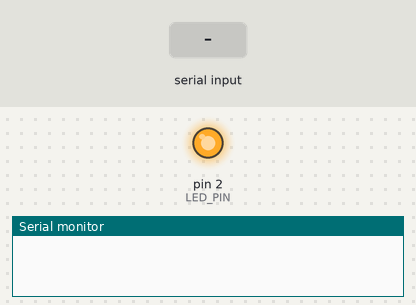
A sketch run on a simulated Arduino Uno, built with avr-gcc and run on an emulated ATmega328P. Parts: output pins drawn as LEDs (lit = HIGH), the last lines printed to the serial monitor. The test bench sets the inputs (shaded band).

Above: at 1.2 s.
1.3 s: "ON\n" received over Serial
At 1.8 s:
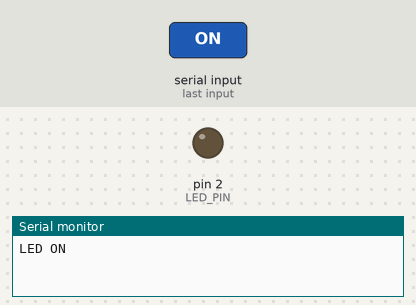
2.8 s: "OFF\n" received over Serial
At 4.1 s:
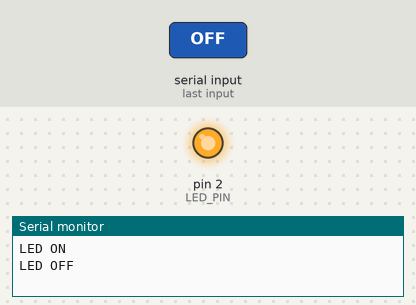
Timing chart, 0 to 5.8 s (numbered marks = the images above; inputs shaded):
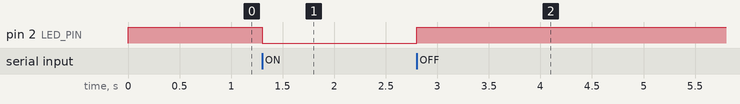

The sketch:

05_gemini_led.ino
```cpp
#define LED_PIN 2

void setup() {
  Serial.begin(115200);
  pinMode(LED_PIN, OUTPUT);

  digitalWrite(LED_PIN, HIGH);
}

void loop() {
  if (Serial.available()) {
    String cmd = Serial.readStringUntil('\n');
    cmd.trim();

    if (cmd == "ON") {
      digitalWrite(LED_PIN, LOW);   // ON
      Serial.println("LED ON");
    }
    else if (cmd == "OFF") {
      digitalWrite(LED_PIN, HIGH);  // OFF
      Serial.println("LED OFF");
    }
    else {
      Serial.println("INVALID");
    }
  }
}
```

Measured:
- after the input at 1.3 s, pin 2 (LED_PIN): HIGH → LOW at once
- after the input at 2.8 s, pin 2 (LED_PIN): LOW → HIGH at once
